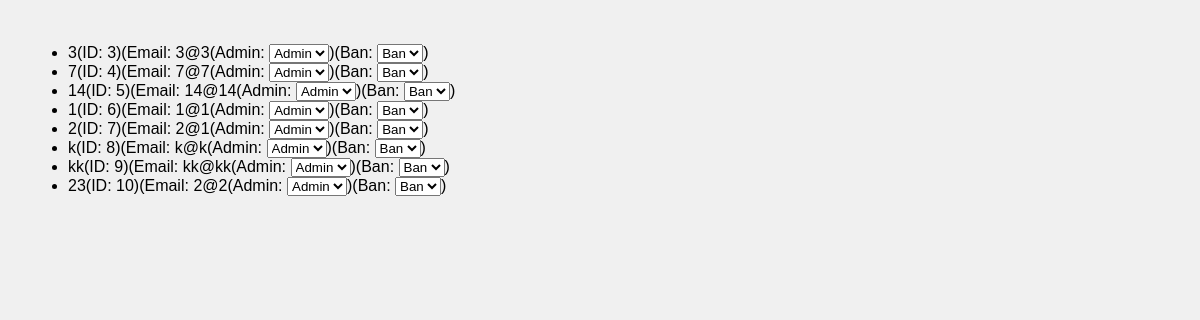
The app's page /admin (signed in) with its own data.
### data/users.py (models this page shows, shortened)
class User(SqlAlchemyBase, UserMixin):
    __tablename__ = 'users'
    id = sqlalchemy.Column(sqlalchemy.Integer,
                           primary_key=True, autoincrement=True)
    name = sqlalchemy.Column(sqlalchemy.String, nullable=True)
    email = sqlalchemy.Column(sqlalchemy.String,
                              index=True, unique=True, nullable=True)
    hashed_password = sqlalchemy.Column(sqlalchemy.String, nullable=True)
    created_date = sqlalchemy.Column(sqlalchemy.DateTime,
                                     default=datetime.datetime.now)
    elo_rating = sqlalchemy.Column(sqlalchemy.Float, default=1000)
    submissions = orm.relationship("Submissions", back_populates="user")

### main.py (the view)
@app.route('/admin', methods=["GET", "POST"])
@login_required
def admin():
    db_sess = db_session.create_session()
    users = db_sess.query(User)
    return render_template("admin_first.html", users=users)

### data/db_session.py (called while the page is built)
def create_session() -> Session:
    global __factory
    return __factory()

### main.py (called while the page is built)
@login_manager.user_loader
def load_user(user_id):
    db_sess = db_session.create_session()
    return db_sess.get(User, user_id)

### templates/admin_first.html (shortened to what this page needs)
<!DOCTYPE html>
<html lang="en">
    <head>
        <link rel="stylesheet" href="{{ url_for('static', filename='admin.css') }}">
    </head>
    <body>
        <ul>
            {% for user in users %}
                <li>{{ user.name }}(ID: {{user.id}})(Email: {{user.email}}(Admin: <select><option value="admin">Admin</option><option value="user">User</option></select>)(Ban: <select><option value="ban">Ban</option></select>)</li>
            {% endfor %}
        </ul>
    </body>
</html>

### static/admin.css (style rules this page uses)
body { font-family: Arial, sans-serif; background-color: #f0f0f0; padding: 20px; }

### records on screen
User: name "3", id "3", email "3@3"
User: name "7", id "4", email "7@7"
User: name "14", id "5", email "14@14"
User: name "1", id "6", email "1@1"
User: name "2", id "7", email "2@1"
User: name "k", id "8", email "k@k"
User: name "kk", id "9", email "kk@kk"
User: name "23", id "10", email "2@2"
